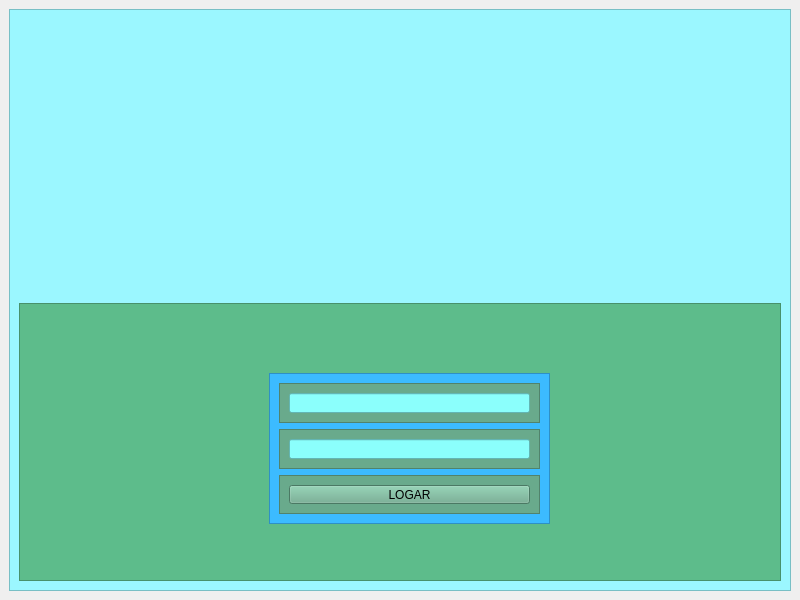
<?xml version="1.0" encoding="UTF-8"?>
<ui version="4.0">
 <class>MainWindow</class>
 <widget class="QMainWindow" name="MainWindow">
  <property name="geometry">
   <rect>
    <x>0</x>
    <y>0</y>
    <width>800</width>
    <height>600</height>
   </rect>
  </property>
  <property name="windowTitle">
   <string>MainWindow</string>
  </property>
  <widget class="QWidget" name="centralwidget">
   <layout class="QHBoxLayout" name="horizontalLayout">
    <item>
     <widget class="QFrame" name="frame">
      <property name="styleSheet">
       <string notr="true">background-color: rgb(155, 247, 255);</string>
      </property>
      <property name="frameShape">
       <enum>QFrame::StyledPanel</enum>
      </property>
      <property name="frameShadow">
       <enum>QFrame::Raised</enum>
      </property>
      <layout class="QVBoxLayout" name="verticalLayout_2">
       <item>
        <widget class="QLabel" name="label">
         <property name="text">
          <string>&lt;html&gt;&lt;head/&gt;&lt;body&gt;&lt;p align=&quot;center&quot;&gt;&lt;img src=&quot;:/newPrefix/outras/usermodific2.png&quot;/&gt;&lt;/p&gt;&lt;/body&gt;&lt;/html&gt;</string>
         </property>
        </widget>
       </item>
       <item>
        <widget class="QFrame" name="frame_2">
         <property name="styleSheet">
          <string notr="true">background-color: rgb(93, 188, 139);</string>
         </property>
         <property name="frameShape">
          <enum>QFrame::StyledPanel</enum>
         </property>
         <property name="frameShadow">
          <enum>QFrame::Raised</enum>
         </property>
         <widget class="QFrame" name="frame_3">
          <property name="geometry">
           <rect>
            <x>250</x>
            <y>70</y>
            <width>281</width>
            <height>151</height>
           </rect>
          </property>
          <property name="styleSheet">
           <string notr="true">background-color: rgb(60, 187, 255);</string>
          </property>
          <property name="frameShape">
           <enum>QFrame::StyledPanel</enum>
          </property>
          <property name="frameShadow">
           <enum>QFrame::Raised</enum>
          </property>
          <layout class="QVBoxLayout" name="verticalLayout">
           <item>
            <widget class="QFrame" name="frame_4">
             <property name="styleSheet">
              <string notr="true">background-color: rgb(105, 170, 140);</string>
             </property>
             <property name="frameShape">
              <enum>QFrame::StyledPanel</enum>
             </property>
             <property name="frameShadow">
              <enum>QFrame::Raised</enum>
             </property>
             <layout class="QHBoxLayout" name="horizontalLayout_3">
              <item>
               <widget class="QLineEdit" name="lineEdit">
                <property name="styleSheet">
                 <string notr="true">background-color: rgb(139, 255, 252);</string>
                </property>
               </widget>
              </item>
             </layout>
            </widget>
           </item>
           <item>
            <widget class="QFrame" name="frame_5">
             <property name="styleSheet">
              <string notr="true">background-color: rgb(105, 170, 140);</string>
             </property>
             <property name="frameShape">
              <enum>QFrame::StyledPanel</enum>
             </property>
             <property name="frameShadow">
              <enum>QFrame::Raised</enum>
             </property>
             <layout class="QHBoxLayout" name="horizontalLayout_2">
              <item>
               <widget class="QLineEdit" name="lineEdit_2">
                <property name="styleSheet">
                 <string notr="true">background-color: rgb(139, 255, 252);</string>
                </property>
               </widget>
              </item>
             </layout>
            </widget>
           </item>
           <item>
            <widget class="QFrame" name="frame_6">
             <property name="styleSheet">
              <string notr="true">background-color: rgb(105, 170, 140);</string>
             </property>
             <property name="frameShape">
              <enum>QFrame::StyledPanel</enum>
             </property>
             <property name="frameShadow">
              <enum>QFrame::Raised</enum>
             </property>
             <layout class="QVBoxLayout" name="verticalLayout_3">
              <item>
               <widget class="QPushButton" name="pushButton">
                <property name="text">
                 <string>LOGAR</string>
                </property>
               </widget>
              </item>
             </layout>
            </widget>
           </item>
          </layout>
         </widget>
        </widget>
       </item>
      </layout>
     </widget>
    </item>
   </layout>
  </widget>
 </widget>
 <resources>
  <include location="../../../../../../../Users/User/Pictures/icons.qrc"/>
 </resources>
 <connections/>
</ui>
